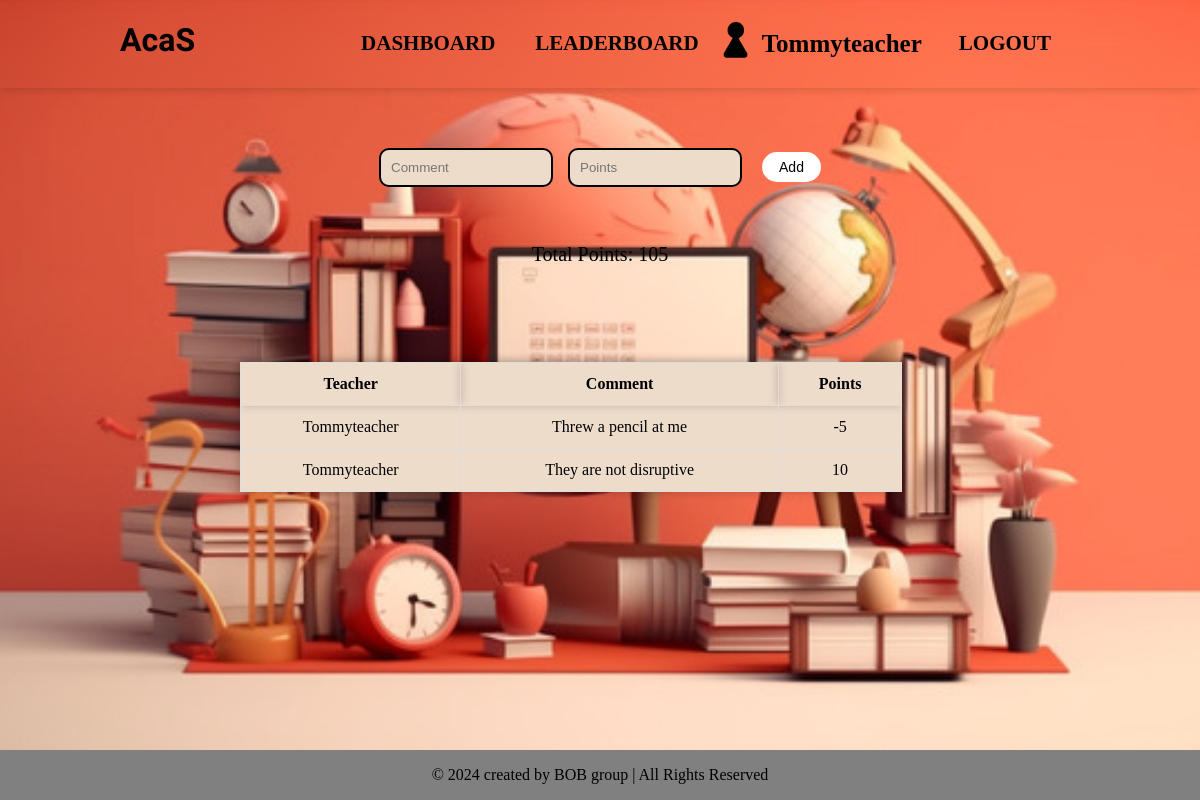
The app's page /student/3/behaviour (signed in) with its own data.
### tables this page shows
CREATE TABLE teachers
(id INTEGER PRIMARY KEY, username TEXT, password TEXT, email varchar(255), resetpassword int);

CREATE TABLE points
(id INTEGER PRIMARY KEY, studentid INTEGER NOT NULL,
teacherid INTEGER NOT NULL, comment TEXT, points INTEGER, pointsTo TEXT);

### app.py (the view, shortened to what this page needs)
@app.route("/student/<studentid>/behaviour", methods=['GET', 'POST'])
def student_behaviour(studentid):
    if ((ensureParent() and parentHasStudent(studentid)) or ensureStudent(studentid) or ensureTeacher()):
        if request.method == "GET":
            student = Student()
            behaviors = student.get_points(studentid, "behavior")
            return render_template("behavior.html", title="Student behavior", behaviors=behaviors, student_num = studentid)
    return "Unauthorized", 401

### app.py (called while the page is built)
def ensureStudent(id = None):
    if (id):
        return (session.get("type") == "student") and (session.get("userid") == id)
    else:
        return (session.get("type") == "student")

def ensureParent(id = None):
    print(session.get("type"), session.get("userid"))
    if (id):
        return (session.get("type") == "parent") and (session.get("userid") == id)
    else:
        return (session.get("type") == "parent")

def ensureTeacher(id = None):
    if (id):
        return (session.get("type") == "teacher") and (session.get("userid") == id)
    else:
        return (session.get("type") == "teacher")

### templates/behavior.html (shortened to what this page needs)
{% with title=title %}
    {% include "components/header.html" %}
{% endwith %}
{% if session['type'] == 'teacher' %}
<form action="/student/{{ student_num }}/behaviour" method="POST" class="form-container">
    <div class="form-group">
        <input type="text" name="comment" id="comment" placeholder="Comment" class="comment-input">
        <input type="number" name="points" id="points" placeholder="Points" class="points-input">
        <input type="submit" value="Add" class="add-button">
    </div>
</form>
{% endif %}
<div>
    <div class="containerdd">
        <div class="Tpoints">
            <p>Total Points: {{ behaviors.totalPoints}}</p>
        </div>
        <div class="teacher-info">
            <table>
                <tr>
                    <th>Teacher</th>
                    <th>Comment</th>
                    <th>Points</th>
                </tr>
                {% for i in range(behaviors.comments|length) %}
                <tr>
                    <td>{{ behaviors.teachers[i] }}</td>
                    <td>{{ behaviors.comments[i] }}</td>
                    <td>{{ behaviors.points[i] }}</td>
                </tr>
                {% endfor %}
            </table>
        </div>
    </div>
</div>
{% include "components/footer.html" %}
</body>
</html>

### templates/components/header.html (shortened to what this page needs)
<!DOCTYPE html>
<html lang="en">
<head>
    <link rel= "stylesheet" type= "text/css" href= "{{ url_for('static',filename='styles/style.css') }}">
    <link href='https://unpkg.com/boxicons@2.1.4/css/boxicons.min.css' rel='stylesheet'>
</head>
<body>
 {% if nobar != 'true' %}
 <header>
    <div class="container">
        <logo><h1>AcaS</h1></logo>
        <nav>
            <ul>
                <li>
                    {% if session['type'] == 'student' %}
                        <a {{ "class=active" if active == 'dashboard' else "" }} href="{{ '/student/' + session['userid'] }}"><h1>Dashboard</h1></a>
                    {% elif session['type'] == 'teacher' %}
                        <a {{ "class=active" if active == 'dashboard' else "" }} href="{{ '/teacher/' + session['userid'] }}"><h1>Dashboard</h1></a>
                    {% else %}
                        <a {{ "class=active" if active == 'dashboard' else "" }} href="{{ '/parent/' + session['userid'] }}"><h1>Dashboard</h1></a>
                    {% endif %}
                </li>
                <li><a  {{ "class=active" if active == 'leaderboard' else "" }} href="/leaderboard"><h1>Leaderboard</h1></a></li>
                <li class="username">
                    <img src="{{ url_for('static',filename='images/profile.png') }}" alt="">
                    <span>{{ session['username'] }}</span>
                </li>
                <li>
                    <a href="/logout"><h1>Logout</h1></a>
                </li>
            </ul>
        </nav>
    </div>
</header>
 {% endif %}

### static/styles/style.css (style rules this page uses)
body { margin: 0; }
header { backdrop-filter: blur(20px); box-shadow: 0 0 10px rgba(0, 0, 0, .2); }
header::after { content: ''; display: table; clear: both; }
.container { width: 80%; margin: 0 auto; }
logo { float: left; padding: 0 0; font-family: "Felipa", serif; font-weight: 400; font-style: normal; }
nav { float: right; }
nav ul { display: flex; margin: 4px; padding: 5px; list-style: none; }
nav a { margin: 0 20px; text-transform: uppercase; font-size: 14px; display: block; color: black; text-align: center; padding: 5px 0px; text-decoration: none; transition: box-shadow 0.3s; border-radius: 10px; }
nav .username img { width: 15%; }
nav .username { font-weight: bold; font-size: 25px; display: inline-flex; align-items: center; }
nav .username span { margin: 0 0 0 10px; }
body { background-color: white; }
.containerdd { position: relative; display: flex; flex-direction: column; align-items: center; justify-content: center; height: 60vh; }
.Tpoints { position: absolute; top: 10%; transform: translateY(-50%); text-align: center; display: flex; flex-direction: column; width: 150px; height: 100px; border-radius: 20px; margin: 20px; justify-content: center; align-items: center; font-size: 20px; animation: rainbowBackground 4s infinite, rainbowBoxShadow 4s infinite; background-color: transparent; }
.teacher-info { margin: 0 auto; width: 60%; }
.teacher-info table { width: 92%; border-collapse: collapse; box-shadow: 0 0 10px rgba(0, 0, 0, .2); }
body { background: url('../images/photo3.jpg') no-repeat; height: 100vh; background-position: center; background-size: cover; }
.teacher-info table { width: 92%; border-collapse: collapse; background-color: #EEDCCB; }
.teacher-info th, .teacher-info td { border: 1px solid #ddd; padding: 12px; text-align: center; }
.teacher-info th { box-shadow: 0 0 10px rgba(0, 0, 0, .2); animation: rainbowBackground 4s infinite; }
.form-container { display: flex; justify-content: center; align-items: center; flex-wrap: wrap; margin-top: 50px; }
.form-group { display: flex; justify-content: center; align-items: center; }
.form-group input { width: 150px; }
.comment-input, .points-input { background-color: #EEDCCB; border: 2px solid ; border-radius: 10px; padding: 10px; margin-top: 10px; width: 40%; transition: background-color 0.3s; animation: rainbowborder 4s infinite }
.comment-input { margin-right: 10px; }
.points-input { margin-left: 10px; }
.form-group .add-button { width: 50%; height: 30px; background: white; border: 2px solid rgba(255, 255, 255, .2); border-radius: 20px; font-size: 14px; color: black; padding: 5px 15px; cursor: pointer; transition: background-color 0.3s, color 0.3s, box-shadow 0.3s; margin-top: 10px; margin-left: 20px; animation: rainbowBackground 4s infinite; }
.form-group input[name="points"] { margin-top: 10px; margin-left: 5px; }

### records on screen
teachers: username "Tommyteacher", username "Tommyteacher" "Tommyteacher"
points: comment "Threw a pencil at me"
points: comment "They are not disruptive"

### other values on screen
{{ behaviors.totalPoints }} "105"
{{ behaviors.points[i] }} "-5" "10"
